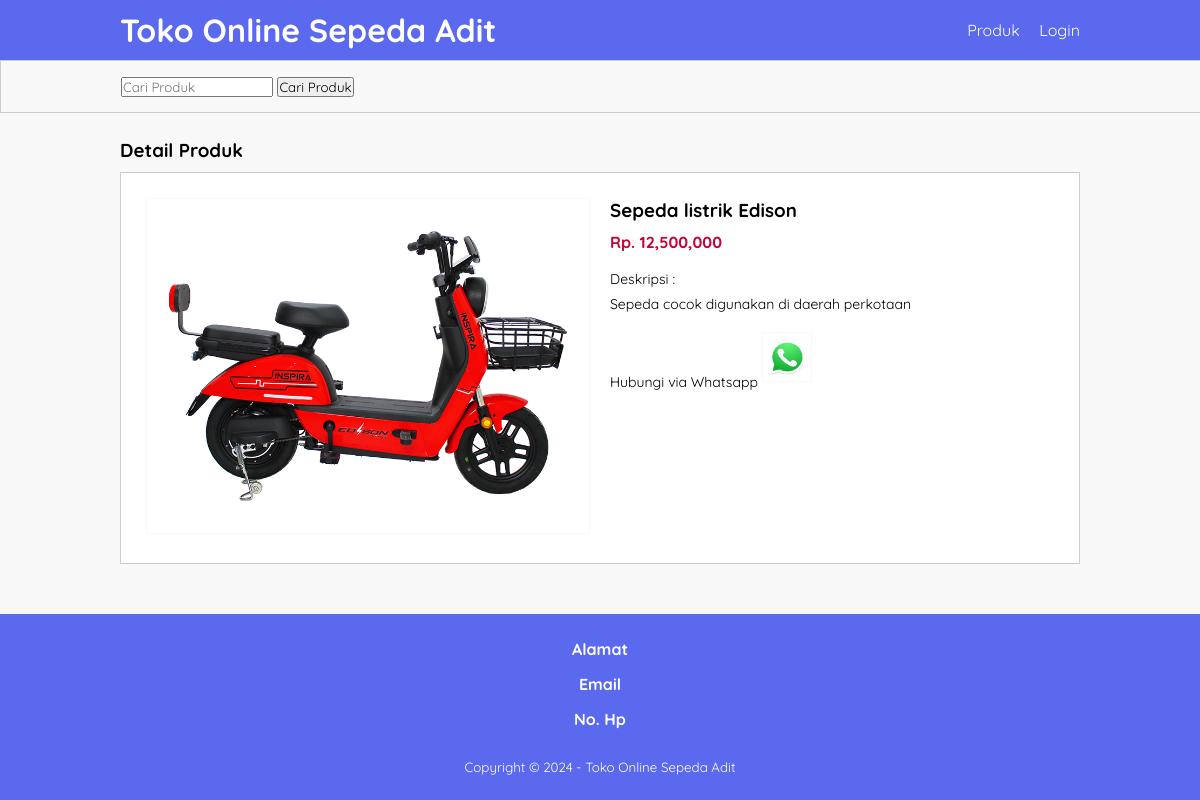
Screenshot of /detail-produk.php?id=40 with the database file from the repository.
### tables this page shows
CREATE TABLE `tb_product` (
  `product_id` int(11) NOT NULL,
  `category_id` int(11) NOT NULL,
  `product_name` varchar(100) NOT NULL,
  `product_price` int(11) NOT NULL,
  `product_description` text NOT NULL,
  `product_image` varchar(100) NOT NULL,
  `product_status` tinyint(1) NOT NULL,
  `date_created` timestamp NOT NULL DEFAULT current_timestamp()
);

### detail-produk.php (the view, shortened to what this page needs)
<?php
	include 'database.php';
	$kontak = mysqli_query($conn, "SELECT admin_telp, admin_email, admin_address  FROM tb_admin WHERE admin_id = 1");
	$a = mysqli_fetch_object($kontak);
	$produk = mysqli_query($conn, "SELECT * FROM tb_product WHERE product_id = '".$_GET['id']."' ");
	$p = mysqli_fetch_object($produk);
?>
<!DOCTYPE html>
<html>
<head>
	<link rel="stylesheet" type="text/css" href="css/style.css">
</head>
<body>
	<header>
		<div class="container">
			<h1><a href="index.php">Toko Online Sepeda Adit</a></h1>
			<ul>
				<li><a href="produk.php">Produk</a></li>
				<li><a href="login.php">Login</a></li>
			</ul>
		</div>
	</header>
	<div class="search">
		<div class="container">
			<form action="produk.php">
				<input type="text" name="search" placeholder="Cari Produk" value="<?php echo$_GET['search'] ?>">
				<input type="submit" name="cari" value="Cari Produk">
			</form>
		</div>
	</div>
	<div class="section">
		<div class="container">
			<h3>Detail Produk</h3>
			<div class="box">
				<div class="col-2">
					<img src="produk/<?php echo $p->product_image ?>" width="100%">
				</div>
				<div class="col-2">
					<h3><?php echo $p->product_name ?></h3>
					<h4>Rp. <?php echo number_format($p->product_price)?></h4>
					<p>Deskripsi : <br>
						<?php echo $p->product_description ?>
					</p>
					<p><a href="https://api.whatsapp.com/send?phone=<?php echo $a->admin_telp ?>&text=Hai, Saya tertarik dengan produk Anda." target="_blank">Hubungi via Whatsapp
						<img src="icon/whatsapp.png" width="50px" style="margin-bottom: 5px"></p>
				</div>
			</div>
		</div>
	</div>
	<div class="footer">
		<div class="container">
			<h4>Alamat</h4>
			<h4>Email</h4>
			<h4>No. Hp</h4>
			<small>Copyright &copy; 2024 - Toko Online Sepeda Adit</small>
		</div>
</body>
</html>

### css/style.css (style rules this page uses)
* { padding: 0px; margin: 0px; font-family: 'Quicksand', sans-serif; }
body { background-color: #F8F8F8; }
a { color: inherit; text-decoration: none; }
header { background-color: #5A69ED; color: #FFF }
header h1 { float: left; padding: 10px 0; }
header ul { float: right; }
header ul li { display: inline-block; }
header ul li a { padding: 20px 0 20px 15px; display: inline-block; }
.search { padding: 15px 0; width: 100%; border: 1px solid #CCC; }
.container { width: 80%; margin: 0 auto; }
.container:after { content: ''; display: block; clear: both; }
.section { padding: 25px 0; }
.box { background-color: #FFF; border: 1px solid #CCC; padding: 15px; box-sizing: border-box; margin: 10px 0 25px 0; }
.box:after { content: ''; display: block; clear: both; }
.footer { padding: 25px 0; background-color: #5A69ED; color: #FFF; text-align: center; }
.footer small { margin-top: 15px; display: inline-block; }
.col-2 { width: 50%; min-height: 200px; padding: 10px; box-sizing: border-box; float: left; }
.col-2 img { border: 1px solid #F9F9F9; padding: 5px; box-sizing: border-box; }
.col-2 h3 { margin-bottom: 10px; }
.col-2 h4 { color: #C70035; }
.col-2 p { margin: 15px 0; text-align: justify; line-height: 25px; font-size: 14px; }

### rows the page displays
tb_product: product_image (picture), product_name "Sepeda listrik Edison", product_price "12,500,000", product_description "Sepeda cocok digunakan di daerah perkotaan"
